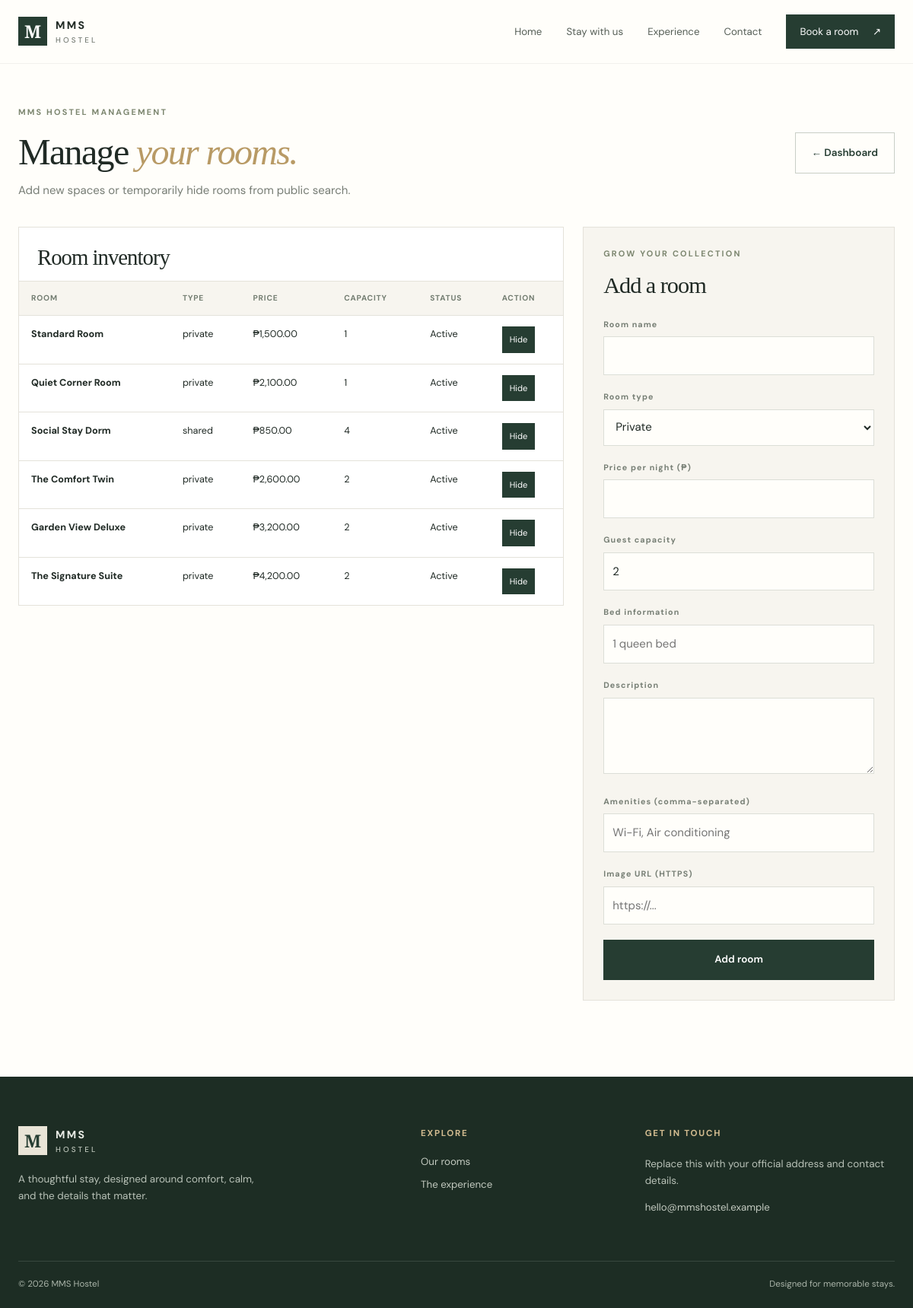
Page /admin/rooms.php (signed in) on the committed database.
### tables this page shows
CREATE TABLE `rooms` (
  `id` int(10) UNSIGNED NOT NULL,
  `name` varchar(160) NOT NULL,
  `room_type` enum('private','shared') NOT NULL DEFAULT 'private',
  `price_per_night` decimal(10,2) NOT NULL,
  `capacity` tinyint(3) UNSIGNED NOT NULL DEFAULT 2,
  `bed_info` varchar(160) NOT NULL DEFAULT '',
  `description` text NOT NULL,
  `amenities` varchar(500) NOT NULL DEFAULT '',
  `image_url` varchar(500) NOT NULL,
  `is_active` tinyint(1) NOT NULL DEFAULT 1,
  `featured` tinyint(1) NOT NULL DEFAULT 0,
  `created_at` timestamp NOT NULL DEFAULT current_timestamp()
);

### includes/functions.php (called while the page is built, shortened)
<?php
function e(?string $value): string {
    return htmlspecialchars((string)$value, ENT_QUOTES | ENT_SUBSTITUTE, 'UTF-8');
}
function money(float|string $amount): string {
    return '₱' . number_format((float)$amount, 2);
}

### admin/rooms.php (the view, shortened to what this page needs)
<?php
require_once __DIR__ . '/../includes/functions.php';require_admin();$pdo=db();$message='';$error='';
$rooms=$pdo->query("SELECT * FROM rooms ORDER BY id DESC")->fetchAll();$pageTitle='Manage rooms';include __DIR__ . '/../includes/header.php';
?>
<section class="admin-page container"><div class="admin-heading"><div><p class="eyebrow">MMS HOSTEL MANAGEMENT</p><h1>Manage <em>your rooms.</em></h1><p class="muted">Add new spaces or temporarily hide rooms from public search.</p></div><a class="button button-outline" href="<?= BASE_URL ?>/admin/index.php">← Dashboard</a></div>
<div class="admin-room-layout"><div class="admin-table-wrap"><div class="table-heading"><h2>Room inventory</h2></div><div class="table-scroll"><table><thead><tr><th>Room</th><th>Type</th><th>Price</th><th>Capacity</th><th>Status</th><th>Action</th></tr></thead><tbody><?php foreach($rooms as $r): ?><tr><td><strong><?= e($r['name']) ?></strong></td><td><?= e($r['room_type']) ?></td><td><?= money($r['price_per_night']) ?></td><td><?= (int)$r['capacity'] ?></td><td><?= $r['is_active']?'Active':'Hidden' ?></td><td><form method="post"><input type="hidden" name="csrf_token" value="<?= e(csrf_token()) ?>"><input type="hidden" name="action" value="toggle"><input type="hidden" name="room_id" value="<?= (int)$r['id'] ?>"><button class="small-button"><?= $r['is_active']?'Hide':'Activate' ?></button></form></td></tr><?php endforeach; ?></tbody></table></div></div>
<div class="add-room-card"><p class="eyebrow">GROW YOUR COLLECTION</p><h2>Add a room</h2><form method="post" class="booking-form"><input type="hidden" name="csrf_token" value="<?= e(csrf_token()) ?>"><input type="hidden" name="action" value="add"><label>Room name</label><input name="name" required><label>Room type</label><select name="room_type"><option value="private">Private</option><option value="shared">Shared</option></select><label>Price per night (₱)</label><input name="price_per_night" type="number" min="1" step="0.01" required><label>Guest capacity</label><input name="capacity" type="number" min="1" max="20" value="2" required><label>Bed information</label><input name="bed_info" placeholder="1 queen bed"><label>Description</label><textarea name="description" rows="3" required></textarea><label>Amenities (comma-separated)</label><input name="amenities" placeholder="Wi-Fi, Air conditioning"><label>Image URL (HTTPS)</label><input name="image_url" type="url" placeholder="https://..." required><button class="button button-dark full-width">Add room</button></form></div></div></section>
<?php include __DIR__ . '/../includes/footer.php'; ?>

### assets/css/style.css (style rules this page uses)
:root { --ink:#202a25;--forest:#263d32;--forest2:#344e40;--sage:#dce4d8;--cream:#f7f5ef;--paper:#fffefa;--sand:#e8dfd0;--muted:#777d75;--line:#e4e2da;--gold:#b89a65;--shadow:0 20px 55px rgba(25,35,28,.09) }
* { box-sizing:border-box }
html { scroll-behavior:smooth }
body { margin:0;background:var(--paper);color:var(--ink);font-family:'DM Sans',sans-serif;font-size:15px;line-height:1.65 }
a { color:inherit;text-decoration:none }
button,input,select,textarea { font:inherit }
button,a,input,select,textarea { -webkit-tap-highlight-color:transparent }
.container { width:min(1180px,calc(100% - 48px));margin-inline:auto }
h1,h2,h3,h4,p { margin-top:0 }
h1,h2 { font-family:'Playfair Display',serif;font-weight:500;letter-spacing:-.035em;line-height:1.08 }
h1 { font-size:clamp(3rem,6vw,5.8rem) }
h2 { font-size:clamp(2.2rem,4vw,3.6rem) }
h1 em,h2 em { font-weight:500;color:var(--gold) }
.muted { color:var(--muted) }
.eyebrow { font-size:.68rem;font-weight:700;letter-spacing:.2em;color:#7c866f;margin-bottom:17px }
.button { border:0;display:inline-flex;align-items:center;justify-content:center;gap:24px;padding:15px 21px;min-height:49px;font-weight:600;font-size:.84rem;cursor:pointer;transition:transform .2s,background .2s,color .2s }
.button-dark { background:var(--forest);color:white }
.button-outline { border:1px solid #c9cec6;color:var(--forest);background:transparent }
.full-width { width:100% }
.search-field label,.booking-form label,.filter-panel label { display:block;font-size:.67rem;font-weight:700;letter-spacing:.1em;color:#777f75;margin-bottom:7px }
.filter-panel input,.filter-panel select,.booking-form input,.booking-form select,.booking-form textarea,.inline-status select { width:100%;padding:12px 11px;border:1px solid #dcded7;background:#fffefa;border-radius:0;color:var(--ink);margin-bottom:17px;min-height:44px;outline-color:#a4b29e }
.listing-top,.table-heading { display:flex;align-items:end;justify-content:space-between;gap:20px;margin-bottom:22px }
.booking-form { margin-top:25px }
.booking-form input,.booking-form select,.booking-form textarea { margin-bottom:20px }
.admin-page { padding-block:55px 100px }
.admin-heading { display:flex;justify-content:space-between;align-items:center;gap:25px;margin-bottom:35px }
.admin-heading h1 { font-size:clamp(2.4rem,4vw,3.8rem);margin-bottom:12px }
.admin-heading p:last-child { margin-bottom:0 }
.admin-table-wrap { border:1px solid var(--line);background:white;margin-bottom:30px }
.table-heading { padding:24px 24px 0;margin-bottom:15px }
.table-heading h2 { font-size:1.8rem;margin:0 }
.table-scroll { overflow-x:auto }
table { border-collapse:collapse;width:100%;font-size:.79rem;text-align:left }
th { font-size:.64rem;text-transform:uppercase;letter-spacing:.08em;color:#737d71;background:var(--cream) }
th,td { padding:14px 16px;border-top:1px solid var(--line);vertical-align:top }
.small-button { border:0;background:var(--forest);color:white;padding:8px 10px;font-size:.7rem;cursor:pointer }
.admin-room-layout { display:grid;grid-template-columns:1.4fr .8fr;gap:25px;align-items:start }
.add-room-card { padding:26px;background:var(--cream);border:1px solid var(--line) }
.add-room-card h2 { font-size:1.9rem }
.add-room-card .booking-form { margin-top:18px }

### rows in the picture
rooms: name "Standard Room", room_type "private", price_per_night "₱1,500.00", capacity "1", is_active "Active"
rooms: name "Quiet Corner Room", room_type "private", price_per_night "₱2,100.00", capacity "1", is_active "Active"
rooms: name "Social Stay Dorm", room_type "shared", price_per_night "₱850.00", capacity "4", is_active "Active"
rooms: name "The Comfort Twin", room_type "private", price_per_night "₱2,600.00", capacity "2", is_active "Active"
rooms: name "Garden View Deluxe", room_type "private", price_per_night "₱3,200.00", capacity "2", is_active "Active"
rooms: name "The Signature Suite", room_type "private", price_per_night "₱4,200.00", capacity "2", is_active "Active"
